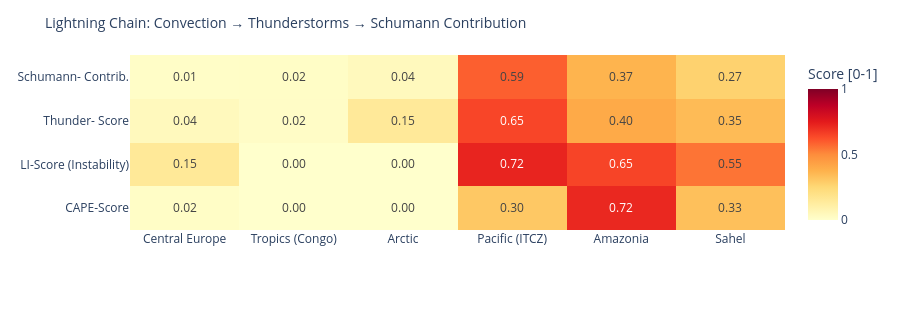

The code cell stored with this chart in its notebook:
### Code cell
# ============================================================
# LIGHTNING CHAIN: Convection → Thunderstorms → Schumann
# Shows the causal chain per measurement point as heatmap
# ============================================================

def cape_score(v):
    """CAPE → normalized score [0,1]"""
    if v is None or pd.isna(v): return 0.0
    return min(1.0, float(v) / 3000)

def li_score(v):
    """Lifted Index: negative = unstable → score [0,1]"""
    if v is None or pd.isna(v): return 0.3
    return min(1.0, max(0.0, (-float(v) + 6) / 12))

def cloud_score(v):
    if v is None or pd.isna(v): return 0.3
    return float(v) / 100

def thunder_score(row):
    """Kombinierter Gewitterwahrscheinlichkeits-Score
    CAPE + LI + Bedeckung + WMO-Gewitter + konvektiver Niederschlag (showers)
    Hinweis: X-Ray und Kp sind kein Bestandteil – nur geomagn./solarer Kontext.
    """
    cs = cape_score(row.get('cape'))
    ls = li_score(row.get('li'))
    cl = cloud_score(row.get('cloud'))
    t  = 1.0 if row.get('thunderstorm') else 0.0
    # Convective precipitation (showers) as additional indicator
    sh = min(1.0, (row.get('showers') or 0) / 5.0)
    return round(cs * 0.30 + ls * 0.25 + cl * 0.15 + t * 0.20 + sh * 0.10, 3)

def schumann_contribution(t_score, lat):
    """Schumann contribution: higher in tropics (±30°), scaled by thunderstorm score"""
    lat_weight = max(0.3, 1.0 - abs(lat) / 60)
    return round(t_score * lat_weight, 3)

df_atm['cape_score']   = df_atm.apply(lambda r: cape_score(r['cape']), axis=1)
df_atm['li_score']     = df_atm.apply(lambda r: li_score(r['li']),    axis=1)
df_atm['thunder_score']= df_atm.apply(lambda r: thunder_score(r.to_dict()), axis=1)
df_atm['schumann_contribution'] = df_atm.apply(
    lambda r: schumann_contribution(r['thunder_score'], r['lat']), axis=1)

metrics = ['cape_score', 'li_score', 'thunder_score', 'schumann_contribution']
labels  = ['CAPE-Score', 'LI-Score\n(Instability)', 'Thunder-\nScore', 'Schumann-\nContrib.']
z_data  = [df_atm[m].tolist() for m in metrics]

fig = go.Figure(go.Heatmap(
    z=z_data,
    x=df_atm['point'].tolist(),
    y=labels,
    colorscale='YlOrRd',
    zmin=0, zmax=1,
    text=[[f'{v:.2f}' for v in row] for row in z_data],
    texttemplate='%{text}', textfont=dict(size=12),
    colorbar=dict(title='Score [0-1]')
))
fig.update_layout(
    title=dict(text='Lightning Chain: Convection → Thunderstorms → Schumann Contribution', font=dict(size=14)),
    height=310,
    plot_bgcolor='rgba(0,0,0,0)', paper_bgcolor='rgba(0,0,0,0)',
    margin=dict(l=130, r=80, t=55, b=80)
)
fig.show()

### Figure 1 — Plotly figure (JSON) as saved in the notebook; plotly's stock layout.template omitted (floating-point values rounded to 4 significant figures)
{"data": [{"colorbar": {"title": {"text": "Score [0-1]"}}, "colorscale": [[0.0, "rgb(255,255,204)"], [0.125, "rgb(255,237,160)"], [0.25, "rgb(254,217,118)"], [0.375, "rgb(254,178,76)"], [0.5, "rgb(253,141,60)"], [0.625, "rgb(252,78,42)"], [0.75, "rgb(227,26,28)"], [0.875, "rgb(189,0,38)"], [1.0, "rgb(128,0,38)"]], "text": [["0.02", "0.00", "0.00", "0.30", "0.72", "0.33"], ["0.15", "0.00", "0.00", "0.72", "0.65", "0.55"], ["0.04", "0.02", "0.15", "0.65", "0.40", "0.35"], ["0.01", "0.02", "0.04", "0.59", "0.37", "0.27"]], "textfont": {"size": 12}, "texttemplate": "%{text}", "type": "heatmap", "x": ["Central Europe", "Tropics (Congo)", "Arctic", "Pacific (ITCZ)", "Amazonia", "Sahel"], "y": ["CAPE-Score", "LI-Score\n(Instability)", "Thunder-\nScore", "Schumann-\nContrib."], "z": [[0.01667, 0.0, 0.0, 0.3033, 0.7167, 0.33], [0.15, 0.0, 0.0, 0.725, 0.65, 0.55], [0.042, 0.018, 0.147, 0.646, 0.403, 0.346], [0.013, 0.017, 0.044, 0.592, 0.369, 0.271]], "zmax": 1, "zmin": 0}], "layout": {"height": 310, "margin": {"b": 80, "l": 130, "r": 80, "t": 55}, "paper_bgcolor": "rgba(0,0,0,0)", "plot_bgcolor": "rgba(0,0,0,0)", "title": {"font": {"size": 14}, "text": "Lightning Chain: Convection → Thunderstorms → Schumann Contribution"}}}
